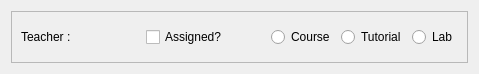
<?xml version="1.0" encoding="UTF-8"?>
<ui version="4.0">
 <class>teacher_list_frame</class>
 <widget class="QWidget" name="teacher_list_frame">
  <property name="geometry">
   <rect>
    <x>0</x>
    <y>0</y>
    <width>479</width>
    <height>74</height>
   </rect>
  </property>
  <property name="windowTitle">
   <string>Form</string>
  </property>
  <layout class="QGridLayout" name="gridLayout">
   <item row="0" column="0">
    <widget class="QFrame" name="frame">
     <property name="frameShape">
      <enum>QFrame::StyledPanel</enum>
     </property>
     <property name="frameShadow">
      <enum>QFrame::Raised</enum>
     </property>
     <layout class="QHBoxLayout" name="horizontalLayout_2">
      <item>
       <widget class="QLabel" name="teacher">
        <property name="text">
         <string>Teacher :</string>
        </property>
       </widget>
      </item>
      <item>
       <widget class="QCheckBox" name="assigned">
        <property name="text">
         <string>Assigned?</string>
        </property>
       </widget>
      </item>
      <item>
       <layout class="QHBoxLayout" name="horizontalLayout">
        <item>
         <widget class="QRadioButton" name="course">
          <property name="text">
           <string>Course</string>
          </property>
         </widget>
        </item>
        <item>
         <widget class="QRadioButton" name="tutorial">
          <property name="text">
           <string>Tutorial</string>
          </property>
         </widget>
        </item>
        <item>
         <widget class="QRadioButton" name="lab">
          <property name="text">
           <string>Lab</string>
          </property>
         </widget>
        </item>
       </layout>
      </item>
     </layout>
    </widget>
   </item>
  </layout>
 </widget>
 <resources/>
 <connections/>
</ui>
